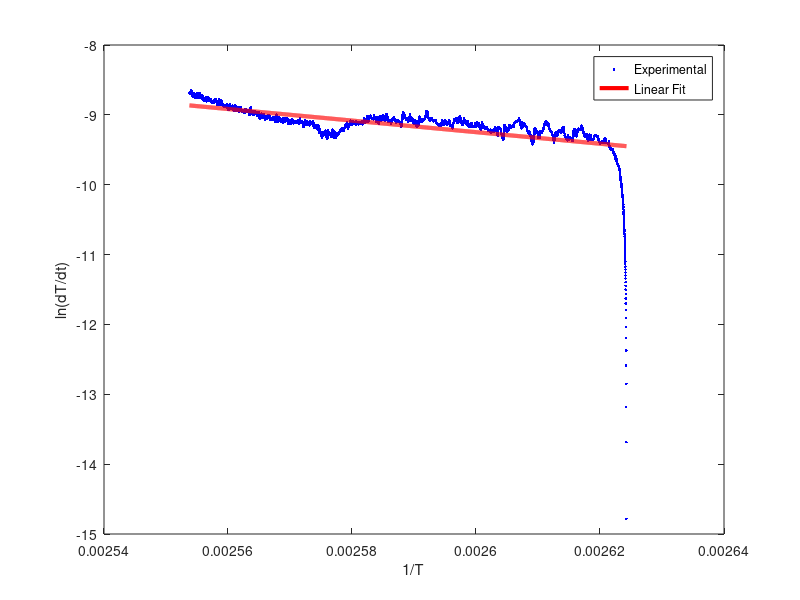
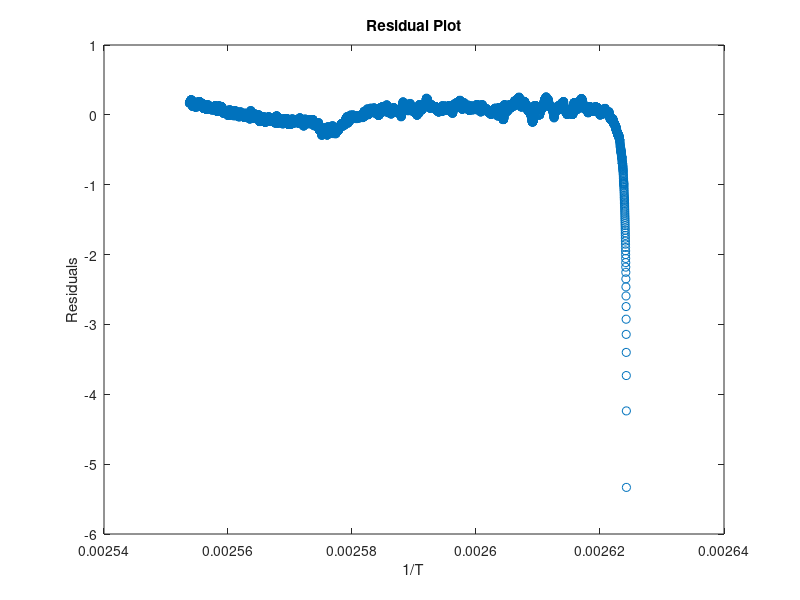

Write MATLAB code to recreate these figures, in order.
clc
clear
load shangyong_lfp_newdata.mat
Temp=new_data(:,1);
dTemp_dt=new_data(:,2);
numtimesteps=size(new_data);


Temp=double(Temp(24800:33000));
dTemp_dt=double(dTemp_dt(24800:33000));

% 设计巴特沃斯低通滤波器
Fs = 30000; % 采样频率，示例中为1000 Hz
Wn = 2*50/Fs; % 截止频率为50 Hz，根据信号特性确定
[b,a] = butter(1, Wn); % 计算滤波器系数，滤波器的阶数为4

% 对信号进行滤波
dTemp_dt_filtered = filter(b, a, dTemp_dt);

% 假设 Te_2, T0, Temp, dTemp_dt 是已知的实验数据
Te_2 = 398.6; % 假设的 Te_2 值
Te_2=double(Te_2);
% 定义目标函数，用于最小二乘法
% ... [其他代码不变] ...

% 对数变换
ln_dTemp_dt = log(dTemp_dt_filtered./(Te_2-Temp));

% 使用线性回归拟合 1/T 和 ln(dT/dt)
p_linear = polyfit(1./Temp, ln_dTemp_dt, 1);

% 从线性回归中获取参数
slope = p_linear(1); % 对应于 Ea_2 / (-8.314)
intercept = p_linear(2); % 对应于 log(A_2)

% 显示结果
fprintf('Slope (Ea_2 / (-8.314)) = %f\n', slope);
fprintf('Intercept (log(A_2)) = %f\n', intercept);

Ea_2=slope*(-8.314);
A_2=exp(intercept);

% 显示结果
fprintf('Ea_2 = %f\n', Ea_2);
fprintf('A_2 = %f\n', A_2);


% 绘制原始数据和线性拟合结果
x = 1./Temp;
R_SIM=intercept + slope*x;
figure
plot(x, ln_dTemp_dt, 'b.', x, R_SIM, 'r-', 'LineWidth', 3);
xlabel('1/T');
ylabel('ln(dT/dt)');
legend('Experimental', 'Linear Fit');

% 计算R-squared
SSres = sum((ln_dTemp_dt - R_SIM).^2);  % 残差平方和
SStot = sum((ln_dTemp_dt - mean(ln_dTemp_dt)).^2);  % 总平方和
R2 = 1 - SSres/SStot;

% 计算MSE和RMSE
MSE = mean((ln_dTemp_dt - R_SIM).^2);
RMSE = sqrt(MSE);

% 计算MAE
MAE = mean(abs(ln_dTemp_dt - R_SIM));

% 计算MAPE
n = length(ln_dTemp_dt); % 获取数据点的数量
mape = (100 / n) * sum(abs((ln_dTemp_dt - R_SIM) ./ ln_dTemp_dt));



% 显示精度指标
fprintf('R-squared: %f\n', R2);
fprintf('MSE: %f\n', MSE);
fprintf('RMSE: %f\n', RMSE);
fprintf('MAE: %f\n', MAE);
fprintf('MAPE: %f%%\n', mape);

% 绘制残差图
figure
residuals = ln_dTemp_dt - R_SIM;
plot(1./Temp, residuals, 'o');
xlabel('1/T');
ylabel('Residuals');
title('Residual Plot');